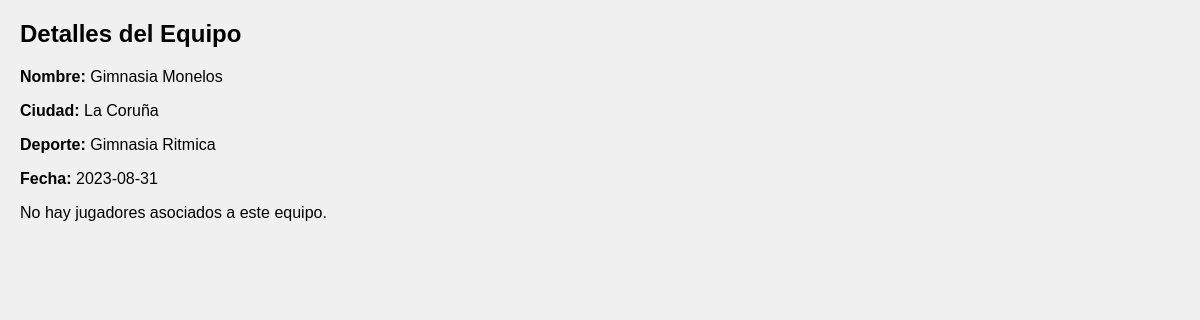
The app's page /equipos/ver_equipo.php?id=50 with its own data.
### tables this page shows
CREATE TABLE `equipo` (
  `nombre` varchar(50) DEFAULT NULL,
  `ciudad` varchar(50) DEFAULT NULL,
  `deporte` varchar(50) DEFAULT NULL,
  `fecha` date DEFAULT NULL,
  `id` int(11) NOT NULL AUTO_INCREMENT,
  PRIMARY KEY (`id`)
);

### model/EquipoModel.php (called while the page is built, shortened)
<?php
class EquipoModel
{
    private $host = 'localhost';
    private $usuario = 'root';
    private $contrasena = '';
    private $db_nombre = 'deportes';
    private $puerto = 3307;
    private $conexion;
    public function __construct()
    {
        $this->conexion = new mysqli($this->host, $this->usuario, $this->contrasena, $this->db_nombre, $this->puerto);
    }
    public function obtenerEquipoPorId($equipoId)
    {
        if (!empty($equipoId) && is_numeric($equipoId)) {
            $query = "SELECT * FROM Equipo WHERE id = $equipoId";
            $result = $this->conexion->query($query);
            if ($result && $result->num_rows > 0) {
                return $result->fetch_assoc();
            }
        }
        return null;
    }
}
?>

### model/JugadorModel.php (called while the page is built, shortened)
<?php
class JugadorModel
{
    private $host = 'localhost';
    private $usuario = 'root';
    private $contrasena = '';
    private $db_nombre = 'deportes';
    private $puerto = 3307;
    private $conexion;
    public function __construct()
    {
        $this->conexion = new mysqli($this->host, $this->usuario, $this->contrasena, $this->db_nombre, $this->puerto);
    }
    public function obtenerJugadoresPorEquipo($equipoId)
    {
        $query = "SELECT * FROM Jugador WHERE equipo_id = $equipoId";
        $result = $this->conexion->query($query);
        $jugadores = array();
        return $jugadores;
    }
}
?>

### equipos/ver_equipo.php (the view, shortened to what this page needs)
<!DOCTYPE html>
<html>
<head>
</head>
<body>
    <?php
    require_once __DIR__ . '/../model/EquipoModel.php';
    require_once __DIR__ . '/../model/JugadorModel.php';
    $equipoId = $_GET['id'];
    $equipoModel = new EquipoModel();
    $jugadorModel = new JugadorModel();
    $equipo = $equipoModel->obtenerEquipoPorId($equipoId);
    if ($equipo) {
        echo "<h2>Detalles del Equipo</h2>";
        echo "<p><strong>Nombre:</strong> {$equipo['nombre']}</p>";
        echo "<p><strong>Ciudad:</strong> {$equipo['ciudad']}</p>";
        echo "<p><strong>Deporte:</strong> {$equipo['deporte']}</p>";
        echo "<p><strong>Fecha:</strong> {$equipo['fecha']}</p>";
        $jugadores = $jugadorModel->obtenerJugadoresPorEquipo($equipoId);
        if ($jugadores) {
            echo "<h2>Jugadores del equipo</h2>";
            echo "<table>";
            echo "<tr><th>Nombre</th><th>Número</th><th>Opciones</th></tr>";
            foreach ($jugadores as $jugador) {
                echo "<tr>";
                echo "<td>{$jugador['nombre']}</td>";
                echo "<td>{$jugador['numero']}</td>";
                echo "<td>";
                echo "<a href='../jugadores/editar_jugador.php?id={$jugador['id']}'>Editar</a> ";
                echo " | ";
                echo "<a href='../jugadores/eliminar_jugador.php?id={$jugador['id']}'>Eliminar</a>";
                echo "</td>";
                echo "</tr>";
            }
            echo "</table>";
        } else {
            echo "No hay jugadores asociados a este equipo.";
        }
    }
    ?>
</body>
</html>

### equipos/ver_equipo.php (style rules this page uses)
body { font-family: Arial, sans-serif; margin: 20px; background-color: #f0f0f0; }

### records on screen
equipo: nombre "Gimnasia Monelos", ciudad "La Coruña", deporte "Gimnasia Ritmica", fecha "2023-08-31"
